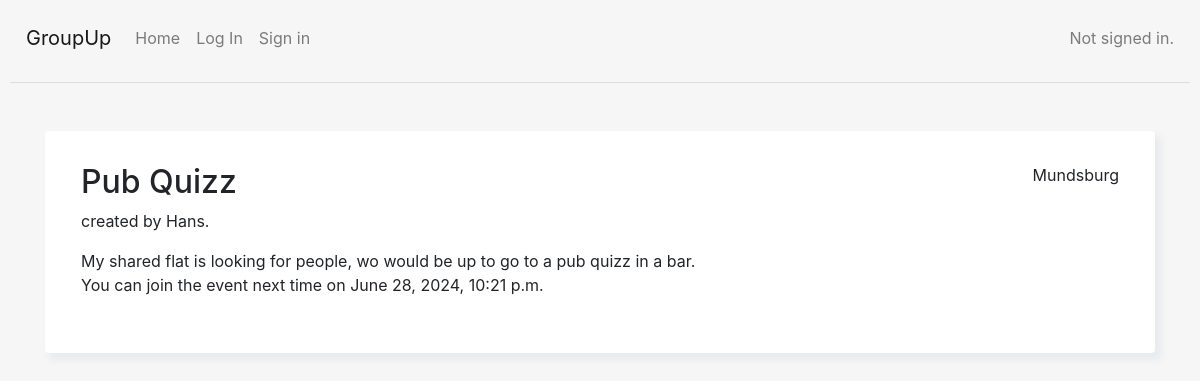
The app's page /group_detail/3/ with its own data.
### capstone/models.py (models this page shows, shortened)
class Group(models.Model):
    name = models.CharField(max_length=200)
    description = models.CharField(max_length=200)
    location = models.CharField(max_length=200)
    activity = models.ForeignKey(Activity, on_delete=models.CASCADE, default=None)
    time_and_date = models.DateTimeField(default=None)
    users = models.ManyToManyField(User)
    creator = models.ForeignKey(User, on_delete=models.CASCADE, default=None, related_name='creator')
    recurring = models.BooleanField(default=False)

### capstone/views.py (the view, shortened to what this page needs)
# urls.py: path("group_detail/<int:group_id>/", views.group_detail, name="group_detail"),
def group_detail(request, group_id):
    group = Group.objects.get(id=group_id)
    if (group.time_and_date >= timezone.now()):
        next_event_date = group.time_and_date
    else:
        next_event_date = None
    return render(request, 'capstone/group_detail.html', {'group': group, 'next_event_date': next_event_date,})

### capstone/templates/capstone/group_detail.html (shortened to what this page needs)
{% extends "capstone/layout.html" %}
{% block body %}
{% load static %}
<div class="container mt-5">
    <div class="card p-3 mt-2">
        <div class="untereBox">
        <div class="d-flex justify-content-between">
            <h2>{{ group.name }}</h2>
            <p>{{ group.location }}</p>
        </div>
        <p>created by {{ group.creator }}.</p>
        {{ group.description }}
        <br>
        {% if next_event_date is not null %}
        You can join the event next time on {{ next_event_date }}
        {% elif next_event_date is null %}
        There are no group events upcoming, the last event was on {{ group.time_and_date }}, <br/>
        wait till the creator is updating the dates or <a href="{% url 'create_group' %}">create your own group</a>.
        {% endif %}
        <br>
        <br>
        </div>
    </div>
</div>
{% endblock %}

### capstone/static/capstone/styles.css (style rules this page uses)
body { padding: 10px; background-color: #f7f6f6; }
.untereBox { padding: 16px; padding-right: 20px; padding-left: 20px; }
.card { border: none; box-shadow: 5px 6px 6px 2px #e9ecef; border-radius: 4px; }

### records on screen
Group: name "Pub Quizz", location "Mundsburg", creator "Hans", description "My shared flat is looking for people, wo would be up to go to a pub quizz in a bar.", time_and_date "June 28, 2024, 10:21 p.m."
